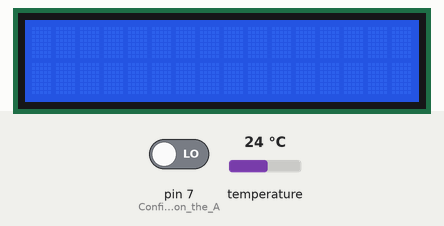
Simulated run of this sketch. Board: Arduino Uno, built with avr-gcc and run on an emulated ATmega328P. On the bench: 16×2 character LCD. The test bench sets the inputs (shaded band); at power-on: pin 7 (Configures_pin_7_on_the_A) LOW, temperature 24 °C.

Above: at 1.3 s.
1.4 s: pin 7 (Configures_pin_7_on_the_A) driven HIGH
At 2.2 s:
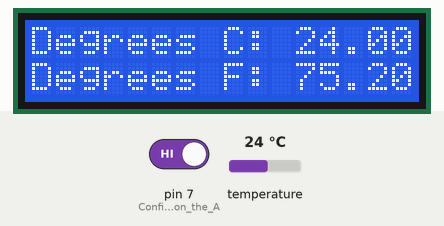
3.0 s: temperature set to 12 °C
At 3.8 s:
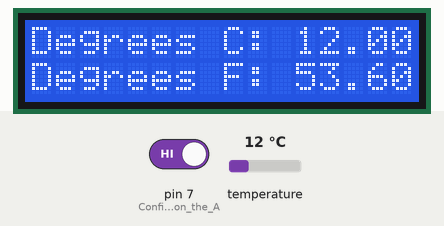
4.5 s: temperature set to 19 °C
At 5.1 s:
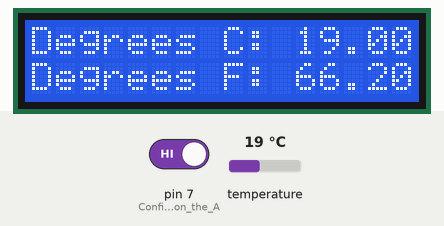
6.0 s: temperature set to 28 °C
At 7.2 s:
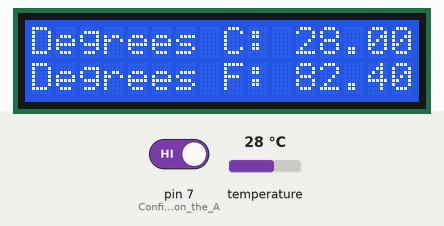
7.5 s: pin 7 (Configures_pin_7_on_the_A) driven LOW
At 8.4 s:
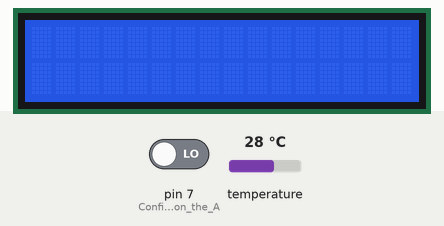
Timing chart, 0 to 10.0 s (numbered marks = the images above; inputs shaded):
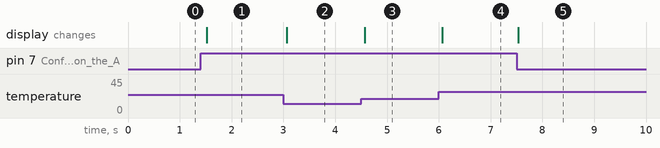

Measured:
- after the input at 1.4 s, the display: changes after 0.12 s (image 1)
- after the input at 3.0 s, the display: changes after 0.06 s (image 2)
- after the input at 4.5 s, the display: changes after 0.07 s (image 3)
- after the input at 6.0 s, the display: changes after 0.07 s (image 4)
- after the input at 7.5 s, the display: changes at once (image 5)

The sketch:

Lab1.ino
```cpp
#include <LiquidCrystal.h>
#include <DallasTemperature.h>
#include <OneWire.h>
#include <SoftwareSerial.h>

const int rs = 12,            // Arduino pin number for the register select pin on the LCD
          en = 11,            // Arduino pin number for the enable pin on the LCD
          d4 = 6,             // Arduino pins for the data lines on the LCD
          d5 = 5,
          d6 = 4,
          d7 = 3;

const long interval = 500;    // Half second constant

unsigned long prevMS = 0,     // Previous millisecond value that the code executed at
              currMS;         // Stores the current milliseconds since the program began execution using the millis() function

String degC = "Degrees C: ",  // Strings that get printed out to the LCD. At this point the temperatures are not taken yet.
       degF = "Degrees F: ";

LiquidCrystal lcd(rs, en, d4, d5, d6, d7);   // Creates an LCD object to control the LCD with the library methods
OneWire oneWire(2);                          // Library used to communicate with one wire temperature sensors
DallasTemperature sensor(&oneWire);          // Creates a temperature sensor object to use the library methods in the code
SoftwareSerial BTSerial(9, 10);              // Creates a serial object to write and read data from the HC-06 bluetooth module using pin 9 for the RX and pin 10 for the TX

void setup() {
  lcd.begin(16, 2);        // Initializes the LCD and sets the dimensions of the display. 16 columns, 2 rows
  sensor.begin();          // Initializes the temperature sensor
  Serial.begin(9600);      // Sets the baud rate or data rate of the serial data transmission to 9600 bits per second
  BTSerial.begin(9600);    // Sets the baud rate of the bluetooth transmission to 9600 bits per second

  pinMode(7, INPUT);       // Configures pin 7 on the Arduino as an input for determining if the button is pressed

  getTemps();              // Calls the helper function to request the temperatures from the DS18B20 asynchronously

  degC = "Degrees C: " + String(sensor.getTempCByIndex(0));   // Adds the celsius reading from the sensor to the cooresponding string
  degF = "Degrees F: " + String(sensor.getTempFByIndex(0));   // Adds the fahrenheit reading from the sensor to the cooresponding string
}

void loop() {

  currMS = millis();     // Gets the number of milliseconds that have passed since the program began and stores it in currMS

  // If the number of milliseconds since the last execution of the statement is greater or equal to 500 then execute the code again
  if (currMS - prevMS >= interval) {
    prevMS = currMS;     // Store the current time as the new previous execution

    getTemps();          // Get the temperatures from the sensor asynchronously to increase speed and responsiveness

    // Check if the button is pushed
    while (digitalRead(7) == HIGH) {

     // Check for an error code from the sensor
     if (sensor.getTempCByIndex(0) == -127) {
       printToLCD("     Error!     ", "Sensor not found");    // Print an error message to the LCD using the helper function

     } else {                     // Otherwise, print the previous data from the last time the LCD was active
       printToLCD(degC, degF);
     }

     getTemps();                  // Get the temperatures again to make sure they are accurate and up to date

     // Check for an error code from the sensor
     if (sensor.getTempCByIndex(0) == -127) {
       printToLCD("     Error!     ", "Sensor not found");          // Print the error message to the LCD

     } else {
       degC = "Degrees C: " + String(sensor.getTempCByIndex(0));    // Generate a new celsius string to display to the LCD
       degF = "Degrees F: " + String(sensor.getTempFByIndex(0));    // Generate a new fahrenheit string to display

       printToLCD(degC, degF);    // Print the new strings to the LCD using the helper function

       BTSerial.print(String(sensor.getTempCByIndex(0)) + "\n");    // Send the sensor data to the bluetooth module for transmission to the HC-05
     }
    }

    BTSerial.print(String(sensor.getTempCByIndex(0)) + "\n");    // Sends the sensor data to the bluetooth module for transmission
    lcd.clear();    // Clears the LCD

  }
}

// Helper function to simplify the code. This function takes two strings for each line on the LCD and prints them accordingly using setCursor
void printToLCD(String str1, String str2) {
  lcd.setCursor(0,0);
  lcd.print(str1);

  lcd.setCursor(0,1);
  lcd.print(str2);
}

// Helper function that requests the temperatures from the sensors asynchronously and simplifies the code.
void getTemps() {
  sensor.setWaitForConversion(false);
  sensor.requestTemperatures();
  sensor.setWaitForConversion(true);
}
```
